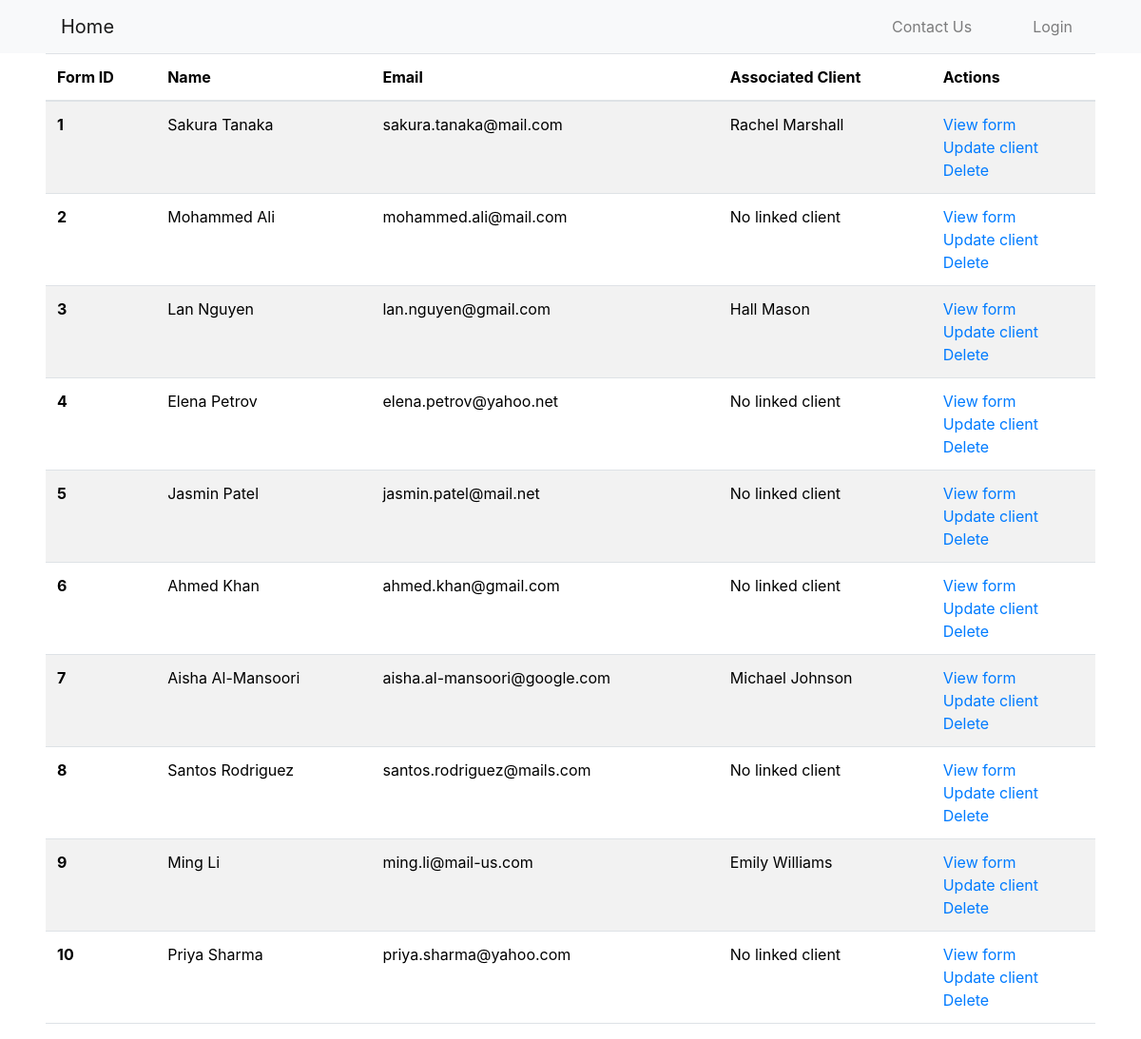
Page /contact_us_pages/contact_forms.php on the committed database.
### tables this page shows
CREATE TABLE CONTACT_US (
    form_id INT PRIMARY KEY AUTO_INCREMENT,
    name VARCHAR(100) NOT NULL,
    email VARCHAR(100),
    phone_number VARCHAR(20),
    message TEXT,
    replied BOOLEAN DEFAULT FALSE
);

CREATE TABLE CLIENTS (
    client_id INT PRIMARY KEY AUTO_INCREMENT,
    client_photo_path TEXT NOT NULL,
    first_name VARCHAR(50) NOT NULL,
    surname VARCHAR(50) NOT NULL,
    email VARCHAR(100) UNIQUE NOT NULL,
    address VARCHAR(255),
    phone_number VARCHAR(20),
    suburb VARCHAR(50),
    recruited_from_channel VARCHAR(100)
);

### contact_us_pages/contact_forms.php (the view, shortened to what this page needs)
<?php
require_once("../connection.php");
$queryContactUs = "SELECT * FROM `contact_us`";
$stmt = $dbh->prepare($queryContactUs);
$stmt->execute();
?>
<!doctype html>
<html lang="en">
<head>
    <link href="https://cdn.jsdelivr.net/npm/bootstrap@5.3.1/dist/css/bootstrap.min.css" rel="stylesheet">
    <link rel="stylesheet" href="https://maxcdn.bootstrapcdn.com/bootstrap/4.5.2/css/bootstrap.min.css">
</head>
<body>
<?php
require("navbar_contact.php");
?>
<div class="ms-5 me-5">
    <table class="table table-striped">
        <thead>
        <tr>
            <th scope="col">Form ID</th>
            <th scope="col">Name</th>
            <th scope="col">Email</th>
            <th scope="col">Associated Client</th>
            <th scope="col">Actions</th>
        </tr>
        </thead>
        <tbody>
        <?php while ($row = $stmt->fetchObject()): ?>
            <tr>
                <th scope="row"><?= $row->form_id ?></th>
                <td class="name"><?= $row->name ?></td>
                <td class="email"><?= $row->email ?></td>
                <td class="client_name">
                    <?php
                    $clientQuery = "SELECT C.first_name, C.surname
                    FROM CLIENTS C
                    JOIN CLIENT_CONTACT_US CCU ON C.client_id = CCU.client_id
                    WHERE CCU.form_id = :form_id";
                    $clientStmt = $dbh->prepare($clientQuery);
                    $clientStmt->bindParam(':form_id', $row->form_id, PDO::PARAM_INT);
                    $clientStmt->execute();
                    $clientData = $clientStmt->fetch(PDO::FETCH_ASSOC);
                    if ($clientData) {
                        echo $clientData['first_name'] . ' ' . $clientData['surname'];
                    } else {
                        echo "No linked client";
                    }
                    ?>
                </td>
                <td>
                    <a href="view.php?form_id=<?= $row->form_id ?>">View form</a><br>
                    <a href="update.php?form_id=<?= $row->form_id ?>">Update client</a><br>
                    <a href="delete.php?form_id=<?= $row->form_id ?>" class="delete-form">Delete</a><br>
                </td>
            </tr>
        <?php endwhile; ?>
        </tbody>
    </table>
</body>
</html>

### rows in the picture
contact_us: form_id "1", name "Sakura Tanaka", email "sakura.tanaka@mail.com", clients.first_name "Rachel", clients.surname "Marshall"
contact_us: form_id "2", name "Mohammed Ali", email "mohammed.ali@mail.com", shows "No linked client"
contact_us: form_id "3", name "Lan Nguyen", email "lan.nguyen@gmail.com", clients.first_name "Hall", clients.surname "Mason"
contact_us: form_id "4", name "Elena Petrov", email "elena.petrov@yahoo.net", shows "No linked client"
contact_us: form_id "5", name "Jasmin Patel", email "jasmin.patel@mail.net", shows "No linked client"
contact_us: form_id "6", name "Ahmed Khan", email "ahmed.khan@gmail.com", shows "No linked client"
contact_us: form_id "7", name "Aisha Al-Mansoori", email "aisha.al-mansoori@google.com", clients.first_name "Michael", clients.surname "Johnson"
contact_us: form_id "8", name "Santos Rodriguez", email "santos.rodriguez@mails.com", shows "No linked client"
contact_us: form_id "9", name "Ming Li", email "ming.li@mail-us.com", clients.first_name "Emily", clients.surname "Williams"
contact_us: form_id "10", name "Priya Sharma", email "priya.sharma@yahoo.com", shows "No linked client"
